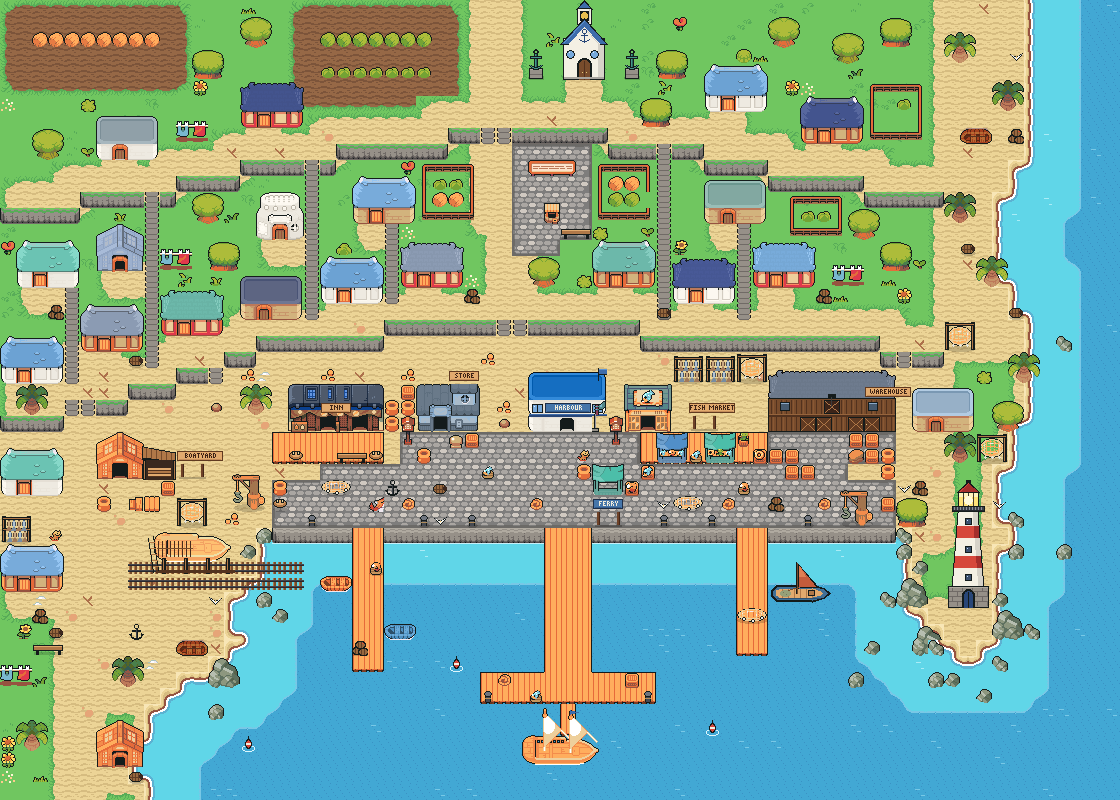

Rendered tile map (Tiled .tmx) drawn with the repository's tilesets; below, a short description and the map source with its tile grids summarised:
An orthogonal 70x50 tile map with 16x16 px tiles, 4 tile layers (Background, Ground, Foreground, AboveSprites), 9 tilesets and 51 objects (30x door, 16x npc_spot, 3x exit, station, quest_board).

<map version="1.10" tiledversion="1.10.1" orientation="orthogonal" renderorder="right-down" width="70" height="50" tilewidth="16" tileheight="16" infinite="0" nextlayerid="6" nextobjectid="52">
 <properties>
  <property name="biome" value="islands" />
  <property name="townKind" value="port_town" />
  <property name="seamless" type="bool" value="true" />
 </properties>
 <tileset firstgid="1" source="tileset/ninja/ninja_PortFloor.tsx" />
 <tileset firstgid="573" source="tileset/ninja/ninja_PortWater.tsx" />
 <tileset firstgid="1049" source="tileset/ninja/ninja_TilesetNature.tsx" />
 <tileset firstgid="1553" source="tileset/ninja/ninja_TilesetHouse.tsx" />
 <tileset firstgid="2312" source="tileset/ninja/ninja_TilesetElement.tsx" />
 <tileset firstgid="2552" source="tileset/ninja/ninja_TilesetFloorDetail.tsx" />
 <tileset firstgid="2632" source="tileset/ninja/ninja_TilesetInteriorFloor.tsx" />
 <tileset firstgid="3006" source="tileset/ninja/ninja_TilesetDesert.tsx" />
 <tileset firstgid="3246" source="tileset/ninja/ninja_PortExtras.tsx" />
 <layer id="1" name="Background" width="70" height="50">
  <data>[3500 cells, 3500 non-empty, 68 distinct tile ids]</data>
 </layer>
 <layer id="2" name="Ground" width="70" height="50">
  <data>[3500 cells, 546 non-empty, 58 distinct tile ids]</data>
 </layer>
 <layer id="3" name="Foreground" width="70" height="50">
  <properties>
   <property name="spriteLayer" type="bool" value="true" />
  </properties>
  <data>[3500 cells, 576 non-empty, 344 distinct tile ids]</data>
 </layer>
 <layer id="4" name="AboveSprites" width="70" height="50">
  <data>[3500 cells, 275 non-empty, 196 distinct tile ids]</data>
 </layer>
 <objectgroup id="5" name="Objects">
  <object id="1" name="ferry_pier" type="station" x="480" y="672" width="176" height="96">
   <properties>
    <property name="kind" value="dock" />
    <property name="label" value="Port ferry" />
   </properties>
  </object>
  <object id="2" name="inn" type="door" x="320" y="416" width="16" height="16">
   <properties>
    <property name="interior" value="inn" />
   </properties>
  </object>
  <object id="3" name="general_store" type="door" x="432" y="416" width="16" height="16">
   <properties>
    <property name="interior" value="store" />
   </properties>
  </object>
  <object id="4" name="harbourmaster" type="door" x="560" y="416" width="16" height="16">
   <properties>
    <property name="interior" value="harbourmaster" />
   </properties>
  </object>
  <object id="5" name="fishmonger" type="door" x="640" y="416" width="16" height="16">
   <properties>
    <property name="interior" value="fishmonger" />
   </properties>
  </object>
  <object id="6" name="warehouse" type="door" x="816" y="416" width="16" height="16">
   <properties>
    <property name="interior" value="warehouse" />
   </properties>
  </object>
  <object id="7" name="shipwright" type="door" x="112" y="464" width="16" height="16">
   <properties>
    <property name="interior" value="shipwright" />
   </properties>
  </object>
  <object id="8" name="h_w1" type="door" x="16" y="480" width="16" height="16">
   <properties>
    <property name="interior" value="home" />
   </properties>
  </object>
  <object id="9" name="h_w2" type="door" x="16" y="576" width="16" height="16">
   <properties>
    <property name="interior" value="home" />
   </properties>
  </object>
  <object id="10" name="h_w3" type="door" x="112" y="752" width="16" height="16">
   <properties>
    <property name="interior" value="home" />
   </properties>
  </object>
  <object id="11" name="h_keeper" type="door" x="928" y="416" width="16" height="16">
   <properties>
    <property name="interior" value="home" />
   </properties>
  </object>
  <object id="12" name="lighthouse" type="door" x="960" y="592" width="16" height="16">
   <properties>
    <property name="interior" value="lighthouse" />
   </properties>
  </object>
  <object id="13" name="h_m1" type="door" x="16" y="368" width="16" height="16">
   <properties>
    <property name="interior" value="home" />
   </properties>
  </object>
  <object id="14" name="h_m2" type="door" x="96" y="336" width="16" height="16">
   <properties>
    <property name="interior" value="home" />
   </properties>
  </object>
  <object id="15" name="h_m3" type="door" x="176" y="320" width="16" height="16">
   <properties>
    <property name="interior" value="home" />
   </properties>
  </object>
  <object id="16" name="h_m4" type="door" x="32" y="272" width="16" height="16">
   <properties>
    <property name="interior" value="home" />
   </properties>
  </object>
  <object id="17" name="h_m5" type="door" x="112" y="256" width="16" height="16">
   <properties>
    <property name="interior" value="home" />
   </properties>
  </object>
  <object id="18" name="h_m6" type="door" x="256" y="304" width="16" height="16">
   <properties>
    <property name="interior" value="home" />
   </properties>
  </object>
  <object id="19" name="h_m7" type="door" x="336" y="288" width="16" height="16">
   <properties>
    <property name="interior" value="home" />
   </properties>
  </object>
  <object id="20" name="h_m8" type="door" x="416" y="272" width="16" height="16">
   <properties>
    <property name="interior" value="home" />
   </properties>
  </object>
  <object id="21" name="h_m9" type="door" x="272" y="224" width="16" height="16">
   <properties>
    <property name="interior" value="home" />
   </properties>
  </object>
  <object id="22" name="h_m10" type="door" x="368" y="208" width="16" height="16">
   <properties>
    <property name="interior" value="home" />
   </properties>
  </object>
  <object id="23" name="notice_board" type="quest_board" x="528" y="160" width="48" height="16" />
  <object id="24" name="h_m11" type="door" x="608" y="272" width="16" height="16">
   <properties>
    <property name="interior" value="home" />
   </properties>
  </object>
  <object id="25" name="h_m12" type="door" x="688" y="288" width="16" height="16">
   <properties>
    <property name="interior" value="home" />
   </properties>
  </object>
  <object id="26" name="h_m13" type="door" x="768" y="272" width="16" height="16">
   <properties>
    <property name="interior" value="home" />
   </properties>
  </object>
  <object id="27" name="h_m14" type="door" x="720" y="208" width="16" height="16">
   <properties>
    <property name="interior" value="home" />
   </properties>
  </object>
  <object id="28" name="h_u1" type="door" x="112" y="144" width="16" height="16">
   <properties>
    <property name="interior" value="home" />
   </properties>
  </object>
  <object id="29" name="h_u2" type="door" x="256" y="112" width="16" height="16">
   <properties>
    <property name="interior" value="home" />
   </properties>
  </object>
  <object id="30" name="h_u3" type="door" x="720" y="96" width="16" height="16">
   <properties>
    <property name="interior" value="home" />
   </properties>
  </object>
  <object id="31" name="h_u4" type="door" x="816" y="128" width="16" height="16">
   <properties>
    <property name="interior" value="home" />
   </properties>
  </object>
  <object id="32" name="chapel" type="door" x="576" y="64" width="16" height="16">
   <properties>
    <property name="interior" value="chapel" />
   </properties>
  </object>
  <object id="33" name="exit_north_road" type="exit" x="480" y="0" width="32" height="16">
   <properties>
    <property name="dir" value="N" />
   </properties>
  </object>
  <object id="34" name="coast_path_south" type="exit" x="64" y="784" width="32" height="16">
   <properties>
    <property name="dir" value="S" />
    <property name="kind" value="coast_path" />
   </properties>
  </object>
  </objectgroup>
</map>
<!-- 17 of 51 objects omitted -->
